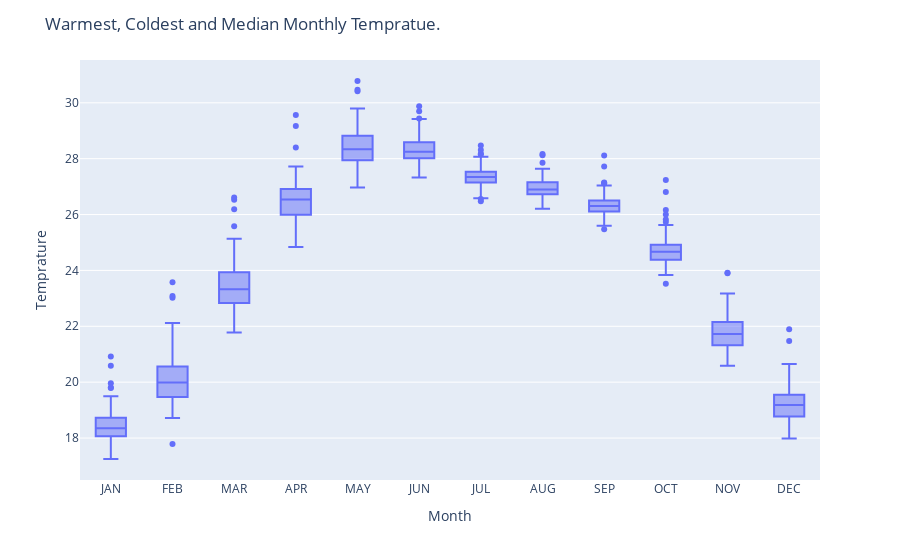

Notebook cell for this chart:
### Code cell
fig = px.box(df1, 'Month', 'Temprature')
fig.update_layout(title='Warmest, Coldest and Median Monthly Tempratue.')
fig.show()

### Figure 1 — Plotly figure (JSON) as saved in the notebook; plotly's stock layout.template omitted (floating-point values rounded to 4 significant figures; data arrays with more than 128 entries replaced by an {"elided": "..."} marker saying what was removed)
{"data": [{"alignmentgroup": "True", "hovertemplate": "Month=%{x}<br>Temprature=%{y}<extra></extra>", "legendgroup": "", "marker": {"color": "#636efa"}, "name": "", "notched": false, "offsetgroup": "", "orientation": "v", "showlegend": false, "type": "box", "x": {"elided": "1404 str values"}, "x0": " ", "xaxis": "x", "y": {"elided": "1404 float values"}, "y0": " ", "yaxis": "y"}], "layout": {"boxmode": "group", "legend": {"tracegroupgap": 0}, "margin": {"t": 60}, "title": {"text": "Warmest, Coldest and Median Monthly Tempratue."}, "xaxis": {"anchor": "y", "domain": [0, 1], "title": {"text": "Month"}}, "yaxis": {"anchor": "x", "domain": [0, 1], "title": {"text": "Temprature"}}}}
